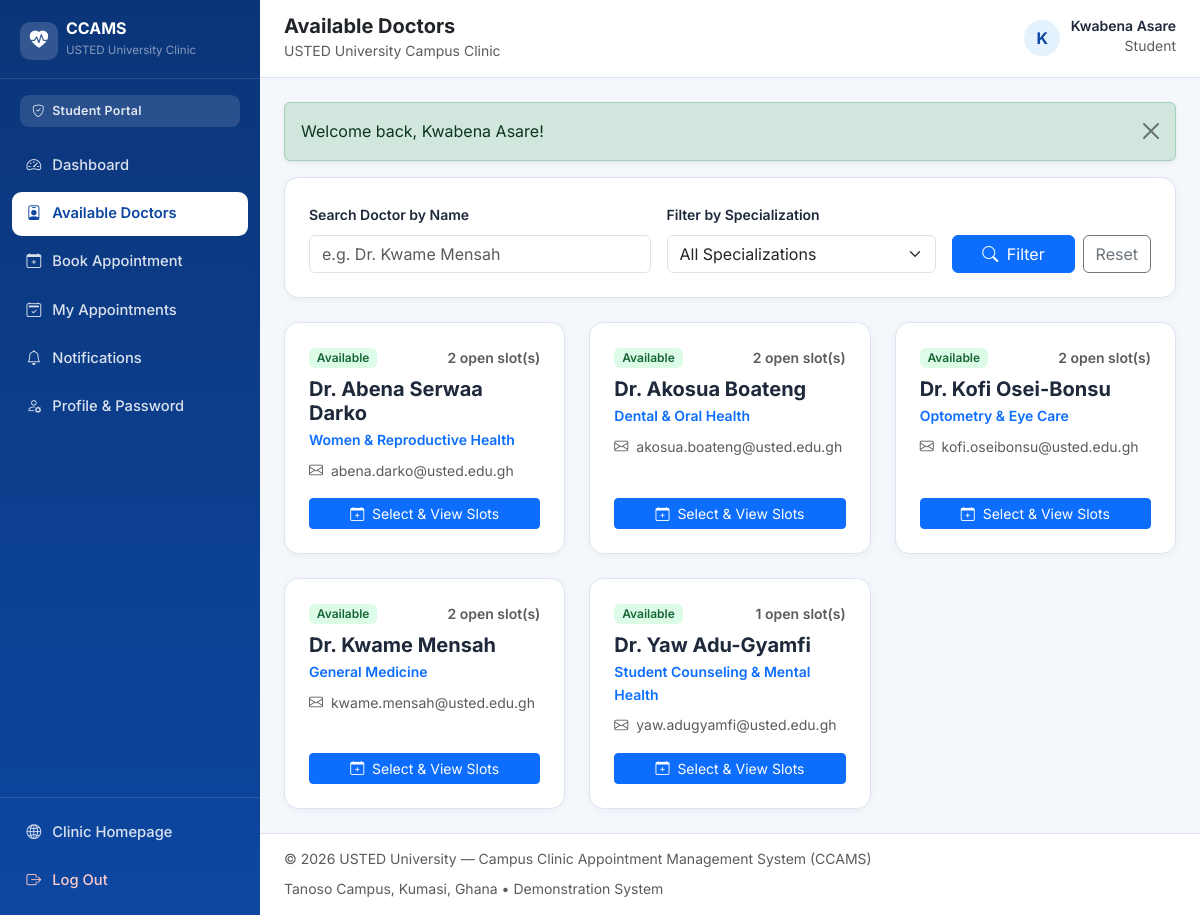
/student/doctors.php (signed in), run on the app's committed database.
### tables this page shows
CREATE TABLE `users` (
    `user_id` INT UNSIGNED NOT NULL AUTO_INCREMENT,
    `full_name` VARCHAR(120) NOT NULL,
    `email` VARCHAR(150) NOT NULL,
    `password_hash` VARCHAR(255) NOT NULL,
    `phone` VARCHAR(25) DEFAULT NULL,
    `role` ENUM('student', 'doctor', 'admin') NOT NULL DEFAULT 'student',
    `account_status` ENUM('active', 'inactive') NOT NULL DEFAULT 'active',
    `created_at` TIMESTAMP NOT NULL DEFAULT CURRENT_TIMESTAMP,
    `updated_at` TIMESTAMP NOT NULL DEFAULT CURRENT_TIMESTAMP ON UPDATE CURRENT_TIMESTAMP,
    PRIMARY KEY (`user_id`),
    UNIQUE KEY `uq_users_email` (`email`),
    KEY `idx_users_role_status` (`role`, `account_status`)
);

CREATE TABLE `doctors` (
    `doctor_id` INT UNSIGNED NOT NULL AUTO_INCREMENT,
    `user_id` INT UNSIGNED NOT NULL,
    `specialization` VARCHAR(120) NOT NULL,
    `availability_status` ENUM('available', 'unavailable') NOT NULL DEFAULT 'available',
    `created_at` TIMESTAMP NOT NULL DEFAULT CURRENT_TIMESTAMP,
    PRIMARY KEY (`doctor_id`),
    UNIQUE KEY `uq_doctors_user_id` (`user_id`),
    KEY `idx_doctors_specialization` (`specialization`),
    KEY `idx_doctors_availability` (`availability_status`),
    CONSTRAINT `fk_doctors_user`
        FOREIGN KEY (`user_id`) REFERENCES `users` (`user_id`)
        ON DELETE CASCADE ON UPDATE CASCADE
);

### config/database.example.php (called while the page is built)
<?php
return [
    'db' => [
        'host' => getenv('DB_HOST') ?: '127.0.0.1',
        'port' => getenv('DB_PORT') ?: '3306',
        'name' => getenv('DB_NAME') ?: 'campus_clinic',
        'user' => getenv('DB_USER') ?: 'root',
        'pass' => getenv('DB_PASS') ?: '',
        'charset' => 'utf8mb4',
    ],
    'app' => [
        'name' => 'CCAMS — USTED University Campus Clinic',
        'university' => 'USTED University',
        'base_path' => '',
        'cancellation_cutoff_hours' => 2,
    ],
    'notifications' => [
        'default_external_mode' => 'mock',
        'sms_sandbox_endpoint' => getenv('SMS_SANDBOX_ENDPOINT') ?: '',
        'sms_sandbox_api_key' => getenv('SMS_SANDBOX_API_KEY') ?: '',
        'sms_sender_id' => 'USTEDClinic',
    ],
];

### config/database.php (called while the page is built, shortened)
<?php
if (!function_exists('ccams_config')) {
    function ccams_config(): array
    {
        static $config = null;
        if ($config !== null) {
            return $config;
        }
        $defaults = require __DIR__ . '/database.example.php';
        if ($defaults['app']['base_path'] === '' && isset($_SERVER['SCRIPT_NAME'])) {
            $scriptName = str_replace('\\', '/', $_SERVER['SCRIPT_NAME']);
            foreach (['/student/', '/doctor/', '/admin/'] as $subDir) {
                $pos = strpos($scriptName, $subDir);
                if ($pos !== false) {
                    $defaults['app']['base_path'] = substr($scriptName, 0, $pos);
                    break;
                }
            }
            if ($defaults['app']['base_path'] === '') {
                $dir = rtrim(dirname($scriptName), '/');
                $defaults['app']['base_path'] = ($dir === '.' ? '' : $dir);
            }
        }
        $config = $defaults;
        return $config;
    }
}

### includes/functions.php (called while the page is built, shortened)
<?php
function e(?string $value): string
{
    return htmlspecialchars((string) ($value ?? ''), ENT_QUOTES | ENT_SUBSTITUTE, 'UTF-8');
}
function app_url(string $path = ''): string
{
    $cfg = ccams_config();
    $base = rtrim($cfg['app']['base_path'], '/');
    $path = ltrim($path, '/');
    return $base . ($path !== '' ? '/' . $path : '/');
}
function get_flashes(): array
{
    $messages = $_SESSION['flash_messages'];
    return $messages;
}
function status_badge_class(string $status): string
{
    return match (strtolower($status)) {
        'confirmed', 'available', 'active', 'sent' => 'badge-soft-success',
        'pending', 'booked', 'queued' => 'badge-soft-warning',
        'completed', 'simulated' => 'badge-soft-primary',
        'cancelled', 'rejected', 'inactive', 'unavailable', 'failed' => 'badge-soft-danger',
        default => 'badge-soft-secondary',
    };
}
function is_active_nav(string $target): string
{
    $current = str_replace('\\', '/', $_SERVER['SCRIPT_NAME'] ?? '');
    return str_ends_with($current, '/' . ltrim($target, '/')) ? 'active' : '';
}

### includes/auth.php (called while the page is built, shortened)
<?php
require_once __DIR__ . '/../config/database.php';
require_once __DIR__ . '/functions.php';
function is_logged_in(): bool
{
    return isset($_SESSION['user_id'], $_SESSION['role']) && (int) $_SESSION['user_id'] > 0;
}
function current_user(): ?array
{
    static $cached = null;
    $sessionUserId = (int) $_SESSION['user_id'];
    if ($cached !== null && (int) $cached['user_id'] === $sessionUserId) {
        return $cached;
    }
    $pdo = get_pdo();
    $stmt = $pdo->prepare(
        'SELECT user_id, full_name, email, phone, role, account_status, created_at
         FROM users
         WHERE user_id = :id AND account_status = "active"
         LIMIT 1'
    );
    $stmt->execute(['id' => $sessionUserId]);
    $user = $stmt->fetch();
    $cached = $user;
    return $cached;
}
function require_auth(string|array|null $allowedRoles = null): array
{
    $user = current_user();
    return $user;
}

### student/doctors.php (the view, shortened to what this page needs)
<?php
require_once __DIR__ . '/../includes/auth.php';
require_auth('student');
$pdo = get_pdo();
$searchName = trim((string) ($_GET['search'] ?? ''));
$sql = 'SELECT d.doctor_id, d.specialization, d.availability_status, u.full_name, u.email,
               (SELECT COUNT(*) FROM appointment_slots s
                WHERE s.doctor_id = d.doctor_id AND s.status = "available" AND s.start_time > NOW()) AS open_slots
        FROM doctors d
        INNER JOIN users u ON u.user_id = d.user_id
        WHERE u.account_status = "active"';
$params = [];
$sql .= ' ORDER BY d.availability_status ASC, open_slots DESC, u.full_name ASC';
$stmt = $pdo->prepare($sql);
$stmt->execute($params);
$doctors = $stmt->fetchAll();
$pageTitle = 'Available Doctors';
$layoutMode = 'dashboard';
require_once __DIR__ . '/../includes/header.php';
?>
<div class="ccams-card p-4 mb-4">
    <form method="get" action="<?php echo e(app_url('student/doctors.php')); ?>" class="row g-3 align-items-end">
        <div class="col-md-5">
            <label for="searchDoctor" class="form-label small fw-semibold">Search Doctor by Name</label>
            <input type="text" id="searchDoctor" name="search" class="form-control"
                   value="<?php echo e($searchName); ?>" placeholder="e.g. Dr. Kwame Mensah">
        </div>
        <div class="col-md-4">
            <label for="filterSpec" class="form-label small fw-semibold">Filter by Specialization</label>
            <select id="filterSpec" name="specialization" class="form-select">
                <option value="">All Specializations</option>
            </select>
        </div>
        <div class="col-md-3 d-flex gap-2">
            <button type="submit" class="btn btn-primary flex-grow-1">
                <i class="bi bi-search me-1"></i> Filter
            </button>
            <a href="<?php echo e(app_url('student/doctors.php')); ?>" class="btn btn-outline-secondary">Reset</a>
        </div>
    </form>
</div>
<?php if (empty($doctors)): ?>
    <div class="ccams-card p-5 text-center text-muted">
        <i class="bi bi-person-x fs-1 d-block mb-2"></i>
        No campus doctors matched your search criteria.
    </div>
<?php else: ?>
    <div class="row g-4">
        <?php foreach ($doctors as $doc): ?>
            <div class="col-md-6 col-xl-4">
                <div class="ccams-card p-4 h-100 d-flex flex-column justify-content-between">
                    <div>
                        <div class="d-flex justify-content-between align-items-center mb-2">
                            <span class="badge <?php echo status_badge_class((string) $doc['availability_status']); ?>">
                                <?php echo e(ucfirst((string) $doc['availability_status'])); ?>
                            </span>
                            <span class="small text-muted fw-semibold">
                                <?php echo (int) $doc['open_slots']; ?> open slot(s)
                            </span>
                        </div>
                        <h2 class="h5 fw-bold mb-1"><?php echo e($doc['full_name']); ?></h2>
                        <p class="text-primary small fw-semibold mb-2"><?php echo e($doc['specialization']); ?></p>
                        <p class="small text-muted mb-3">
                            <i class="bi bi-envelope me-1"></i> <?php echo e($doc['email']); ?>
                        </p>
                    </div>
                    <?php if ($doc['availability_status'] === 'available' && (int) $doc['open_slots'] > 0): ?>
                        <a href="<?php echo e(app_url('student/book_appointment.php?doctor_id=' . (int) $doc['doctor_id'])); ?>"
                           class="btn btn-primary btn-sm w-100">
                            <i class="bi bi-calendar-plus me-1"></i> Select &amp; View Slots
                        </a>
                    <?php else: ?>
                        <button type="button" class="btn btn-outline-secondary btn-sm w-100" disabled>
                            Currently No Open Slots
                        </button>
                    <?php endif; ?>
                </div>
            </div>
        <?php endforeach; ?>
    </div>
<?php endif; ?>
<?php require_once __DIR__ . '/../includes/footer.php'; ?>

### includes/header.php (shortened to what this page needs)
<?php
$pageTitle = $pageTitle ?? 'USTED University — Campus Clinic Appointment Management System';
$layoutMode = $layoutMode ?? 'public';
$authUser = current_user();
$flashes = get_flashes();
?>
<!DOCTYPE html>
<html lang="en">
<head>
    <link href="https://cdn.jsdelivr.net/npm/bootstrap@5.3.3/dist/css/bootstrap.min.css" rel="stylesheet">
    <link href="https://cdn.jsdelivr.net/npm/bootstrap-icons@1.11.3/font/bootstrap-icons.min.css" rel="stylesheet">
    <link href="<?php echo e(app_url('assets/css/style.css')); ?>" rel="stylesheet">
</head>
<body class="<?php echo $layoutMode === 'dashboard' ? 'ccams-dashboard-body' : 'ccams-public-body'; ?>">
<?php if ($layoutMode === 'dashboard' && $authUser): ?>
    <div class="dashboard-wrapper">
        <aside class="dashboard-sidebar" id="dashboardSidebar" aria-label="Dashboard Navigation">
            <div class="sidebar-brand">
                <a href="<?php echo e(app_url('index.php')); ?>" class="d-flex align-items-center gap-2 text-decoration-none text-white">
                    <span class="brand-emblem">
                        <i class="bi bi-heart-pulse-fill"></i>
                    </span>
                    <div>
                        <div class="fw-bold lh-1 fs-6">CCAMS</div>
                        <small class="text-white-50" style="font-size: 0.72rem;">USTED University Clinic</small>
                    </div>
                </a>
            </div>
            <div class="sidebar-role-pill">
                <i class="bi bi-shield-check me-1"></i>
                <?php echo e(ucfirst($authUser['role'])); ?> Portal
            </div>
            <nav class="sidebar-nav">
                <?php if ($authUser['role'] === 'student'): ?>
                    <a class="sidebar-link <?php echo is_active_nav('student/dashboard.php'); ?>" href="<?php echo e(app_url('student/dashboard.php')); ?>">
                        <i class="bi bi-speedometer2"></i><span>Dashboard</span>
                    </a>
                    <a class="sidebar-link <?php echo is_active_nav('student/doctors.php'); ?>" href="<?php echo e(app_url('student/doctors.php')); ?>">
                        <i class="bi bi-person-badge"></i><span>Available Doctors</span>
                    </a>
                    <a class="sidebar-link <?php echo is_active_nav('student/book_appointment.php'); ?>" href="<?php echo e(app_url('student/book_appointment.php')); ?>">
                        <i class="bi bi-calendar-plus"></i><span>Book Appointment</span>
                    </a>
                    <a class="sidebar-link <?php echo is_active_nav('student/my_appointments.php') || is_active_nav('student/appointment_details.php') ? 'active' : ''; ?>" href="<?php echo e(app_url('student/my_appointments.php')); ?>">
                        <i class="bi bi-calendar2-check"></i><span>My Appointments</span>
                    </a>
                    <a class="sidebar-link <?php echo is_active_nav('student/notifications.php'); ?>" href="<?php echo e(app_url('student/notifications.php')); ?>">
                        <i class="bi bi-bell"></i><span>Notifications</span>
                    </a>
                    <a class="sidebar-link <?php echo is_active_nav('student/profile.php'); ?>" href="<?php echo e(app_url('student/profile.php')); ?>">
                        <i class="bi bi-person-gear"></i><span>Profile &amp; Password</span>
                    </a>
                <?php endif; ?>
            </nav>
            <div class="sidebar-footer">
                <a href="<?php echo e(app_url('index.php')); ?>" class="sidebar-link">
                    <i class="bi bi-globe2"></i><span>Clinic Homepage</span>
                </a>
                <form method="post" action="<?php echo e(app_url('logout.php')); ?>" class="mt-1">
                    <button type="submit" class="sidebar-link w-100 border-0 bg-transparent text-start text-danger-soft">
                        <i class="bi bi-box-arrow-right"></i><span>Log Out</span>
                    </button>
                </form>
            </div>
        </aside>
        <div class="dashboard-main">
            <header class="dashboard-topbar">
                <div class="d-flex align-items-center gap-3">
                    <div>
                        <h1 class="h5 mb-0 fw-bold text-dark"><?php echo e($pageTitle); ?></h1>
                        <small class="text-muted">USTED University Campus Clinic</small>
                    </div>
                </div>
                <div class="d-flex align-items-center gap-3">
                    <div class="user-profile-chip">
                        <div class="avatar-circle">
                            <?php echo e(strtoupper(substr((string) $authUser['full_name'], 0, 1))); ?>
                        </div>
                        <div class="d-none d-sm-block text-end">
                            <div class="fw-semibold small lh-1"><?php echo e($authUser['full_name']); ?></div>
                            <small class="text-muted text-capitalize"><?php echo e($authUser['role']); ?></small>
                        </div>
                    </div>
                </div>
            </header>
            <main id="main-content" class="dashboard-content">
                <?php if (!empty($flashes)): ?>
                    <?php foreach ($flashes as $flash): ?>
                        <div class="alert alert-<?php echo e($flash['type']); ?> alert-dismissible fade show shadow-sm" role="alert">
                            <?php echo e($flash['message']); ?>
                            <button type="button" class="btn-close" data-bs-dismiss="alert" aria-label="Close"></button>
                        </div>
                    <?php endforeach; ?>
                <?php endif; ?>
<?php endif; ?>

### data on the page
users: role "Student", full_name "K", full_name "Kwabena Asare"
doctors: availability_status "Available", open_slots "2", user.full_name "Dr. Abena Serwaa Darko", specialization "Women & Reproductive Health", user.email "abena.darko@usted.edu.gh"
doctors: availability_status "Available", open_slots "2", user.full_name "Dr. Akosua Boateng", specialization "Dental & Oral Health", user.email "akosua.boateng@usted.edu.gh"
doctors: availability_status "Available", open_slots "2", user.full_name "Dr. Kofi Osei-Bonsu", specialization "Optometry & Eye Care", user.email "kofi.oseibonsu@usted.edu.gh"
doctors: availability_status "Available", open_slots "2", user.full_name "Dr. Kwame Mensah", specialization "General Medicine", user.email "kwame.mensah@usted.edu.gh"
doctors: availability_status "Available", open_slots "1", user.full_name "Dr. Yaw Adu-Gyamfi", specialization "Student Counseling & Mental Health", user.email "yaw.adugyamfi@usted.edu.gh"

### other printed values
$pageTitle "Available Doctors"
$flash['message'] "Welcome back, Kwabena Asare!"
